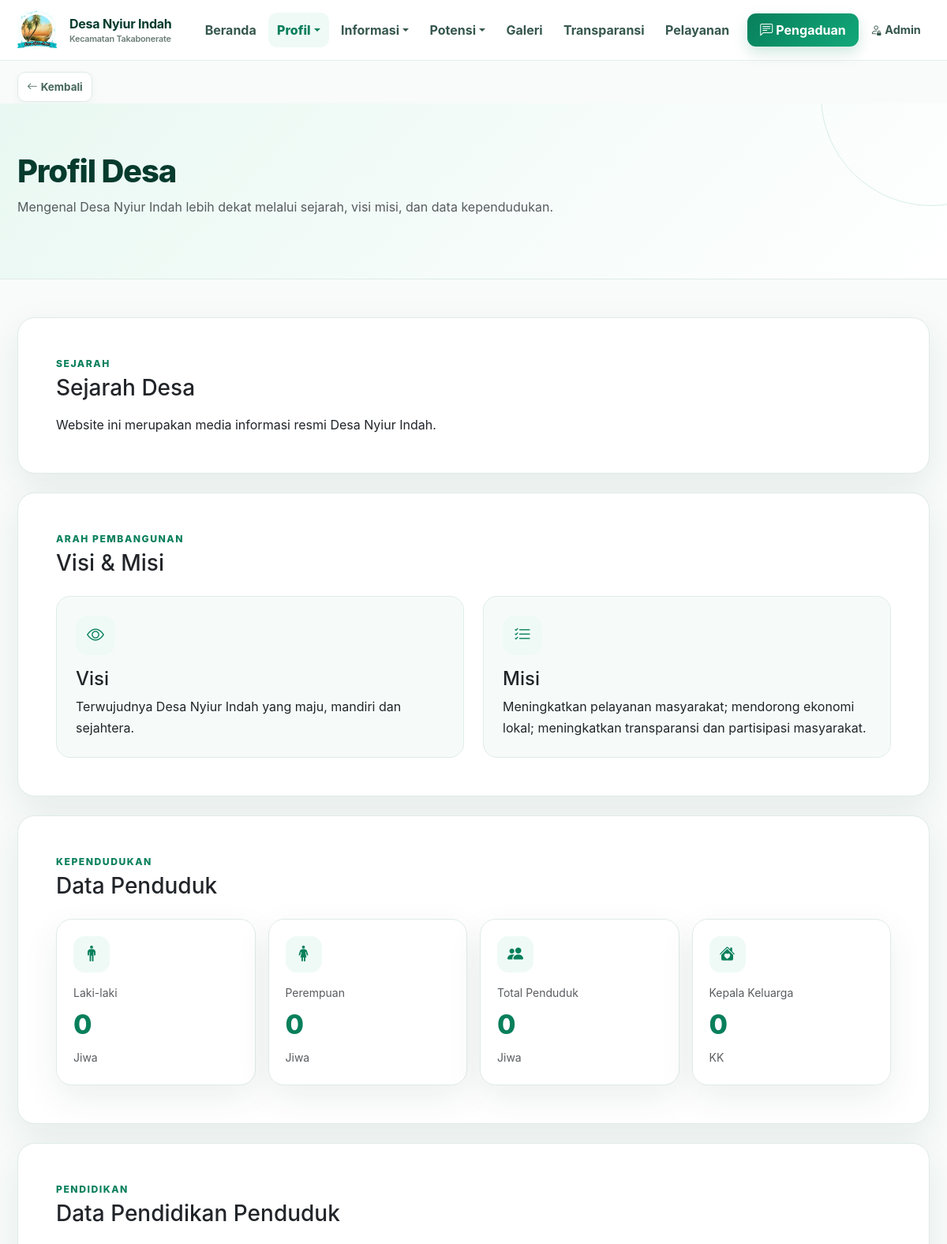
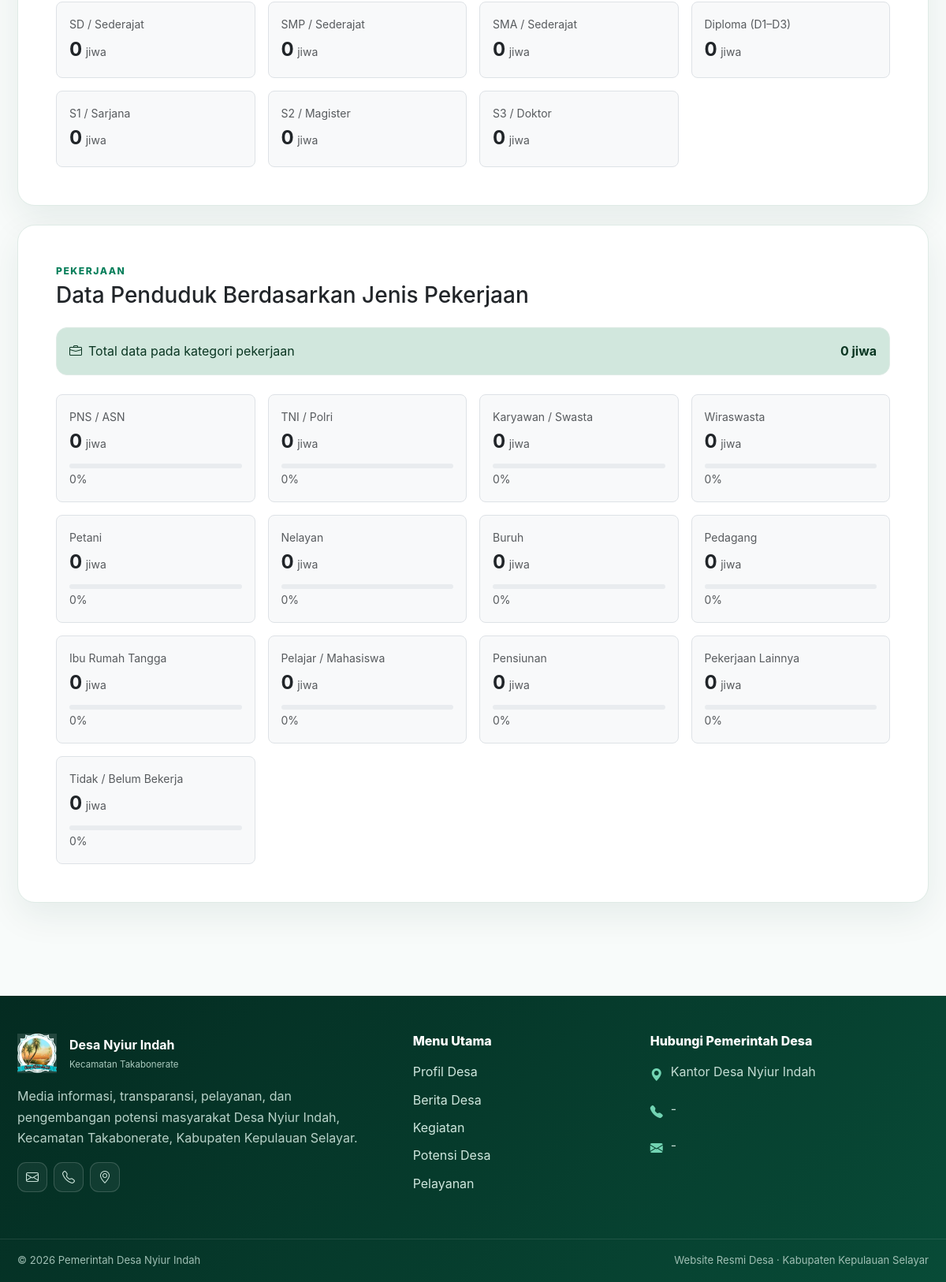
/profil.php, run on the app's committed database (2 pictures, top to bottom).
### tables this page shows
CREATE TABLE settings(id INT PRIMARY KEY DEFAULT 1,nama_desa VARCHAR(150),kecamatan VARCHAR(150),kabupaten VARCHAR(150),provinsi VARCHAR(150),alamat TEXT,telepon VARCHAR(50),email VARCHAR(120),whatsapp VARCHAR(50),kepala_desa VARCHAR(100),visi TEXT,misi TEXT,sejarah TEXT,sambutan TEXT,jumlah_penduduk INT UNSIGNED NOT NULL DEFAULT 0,penduduk_laki_laki INT UNSIGNED NOT NULL DEFAULT 0,penduduk_perempuan INT UNSIGNED NOT NULL DEFAULT 0,jumlah_kk INT UNSIGNED NOT NULL DEFAULT 0,pendidikan_sd INT UNSIGNED NOT NULL DEFAULT 0,pendidikan_smp INT UNSIGNED NOT NULL DEFAULT 0,pendidikan_sma INT UNSIGNED NOT NULL DEFAULT 0,pendidikan_d3 INT UNSIGNED NOT NULL DEFAULT 0,pendidikan_s1 INT UNSIGNED NOT NULL DEFAULT 0,pendidikan_s2 INT UNSIGNED NOT NULL DEFAULT 0,pendidikan_s3 INT UNSIGNED NOT NULL DEFAULT 0,pekerjaan_pns INT UNSIGNED NOT NULL DEFAULT 0,pekerjaan_tni_polri INT UNSIGNED NOT NULL DEFAULT 0,pekerjaan_karyawan INT UNSIGNED NOT NULL DEFAULT 0,pekerjaan_wiraswasta INT UNSIGNED NOT NULL DEFAULT 0,pekerjaan_petani INT UNSIGNED NOT NULL DEFAULT 0,pekerjaan_nelayan INT UNSIGNED NOT NULL DEFAULT 0,pekerjaan_buruh INT UNSIGNED NOT NULL DEFAULT 0,pekerjaan_pedagang INT UNSIGNED NOT NULL DEFAULT 0,pekerjaan_ibu_rumah_tangga INT UNSIGNED NOT NULL DEFAULT 0,pekerjaan_pelajar INT UNSIGNED NOT NULL DEFAULT 0,pekerjaan_pensiunan INT UNSIGNED NOT NULL DEFAULT 0,pekerjaan_lainnya INT UNSIGNED NOT NULL DEFAULT 0,pekerjaan_tidak_bekerja INT UNSIGNED NOT NULL DEFAULT 0,logo VARCHAR(255),updated_at TIMESTAMP DEFAULT CURRENT_TIMESTAMP ON UPDATE CURRENT_TIMESTAMP);

### app.php (called while the page is built, shortened)
<?php
function e($v){return htmlspecialchars((string)$v,ENT_QUOTES,'UTF-8');}

### profil.php (the view, shortened to what this page needs)
<?php
require 'includes/header.php';
$education=[
 'pendidikan_sd'=>'SD / Sederajat','pendidikan_smp'=>'SMP / Sederajat','pendidikan_sma'=>'SMA / Sederajat',
 'pendidikan_d3'=>'Diploma (D1–D3)','pendidikan_s1'=>'S1 / Sarjana','pendidikan_s2'=>'S2 / Magister','pendidikan_s3'=>'S3 / Doktor'
];
$jobs=[
 'pekerjaan_pns'=>'PNS / ASN','pekerjaan_tni_polri'=>'TNI / Polri','pekerjaan_karyawan'=>'Karyawan / Swasta','pekerjaan_wiraswasta'=>'Wiraswasta',
 'pekerjaan_petani'=>'Petani','pekerjaan_nelayan'=>'Nelayan','pekerjaan_buruh'=>'Buruh','pekerjaan_pedagang'=>'Pedagang',
 'pekerjaan_ibu_rumah_tangga'=>'Ibu Rumah Tangga','pekerjaan_pelajar'=>'Pelajar / Mahasiswa','pekerjaan_pensiunan'=>'Pensiunan',
 'pekerjaan_lainnya'=>'Pekerjaan Lainnya','pekerjaan_tidak_bekerja'=>'Tidak / Belum Bekerja'
];
$totalPekerjaan=0; foreach($jobs as $f=>$label){$totalPekerjaan+=(int)($set[$f]??0);}
?>
<section class="page-head"><div class="container"><h1 class="section-title">Profil Desa</h1><p class="text-muted">Mengenal Desa Nyiur Indah lebih dekat melalui sejarah, visi misi, dan data kependudukan.</p></div></section>
<main class="container py-5">
    <section class="card card-soft p-4 p-lg-5 mb-4">
        <div class="section-kicker mb-1">Sejarah</div><h3 class="mb-3">Sejarah Desa</h3>
        <div class="profile-prose"><?=nl2br(e($set['sejarah']??''))?></div>
    </section>
    <section class="card card-soft p-4 p-lg-5 mb-4">
        <div class="section-kicker mb-1">Arah Pembangunan</div><h3 class="mb-4">Visi & Misi</h3>
        <div class="row g-4"><div class="col-lg-6"><div class="profile-highlight h-100"><div class="feature-icon mb-3"><i class="bi bi-eye"></i></div><h4>Visi</h4><div class="profile-prose"><?=nl2br(e($set['visi']??''))?></div></div></div><div class="col-lg-6"><div class="profile-highlight h-100"><div class="feature-icon mb-3"><i class="bi bi-list-check"></i></div><h4>Misi</h4><div class="profile-prose"><?=nl2br(e($set['misi']??''))?></div></div></div></div>
    </section>
    <section class="card card-soft p-4 p-lg-5 mb-4">
        <div class="section-kicker mb-1">Kependudukan</div><h3 class="mb-4">Data Penduduk</h3>
        <div class="row g-3">
            <div class="col-6 col-md-3"><div class="stat"><div class="stat-icon"><i class="bi bi-person-standing"></i></div><small class="text-muted">Laki-laki</small><div class="dashboard-number"><?=number_format((int)($set['penduduk_laki_laki']??0),0,',','.')?></div><small class="text-muted">Jiwa</small></div></div>
            <div class="col-6 col-md-3"><div class="stat"><div class="stat-icon"><i class="bi bi-person-standing-dress"></i></div><small class="text-muted">Perempuan</small><div class="dashboard-number"><?=number_format((int)($set['penduduk_perempuan']??0),0,',','.')?></div><small class="text-muted">Jiwa</small></div></div>
            <div class="col-6 col-md-3"><div class="stat"><div class="stat-icon"><i class="bi bi-people-fill"></i></div><small class="text-muted">Total Penduduk</small><div class="dashboard-number"><?=number_format((int)($set['jumlah_penduduk']??0),0,',','.')?></div><small class="text-muted">Jiwa</small></div></div>
            <div class="col-6 col-md-3"><div class="stat"><div class="stat-icon"><i class="bi bi-house-heart-fill"></i></div><small class="text-muted">Kepala Keluarga</small><div class="dashboard-number"><?=number_format((int)($set['jumlah_kk']??0),0,',','.')?></div><small class="text-muted">KK</small></div></div>
        </div>
    </section>
    <section class="card card-soft p-4 p-lg-5 mb-4">
        <div class="section-kicker mb-1">Pendidikan</div><h3 class="mb-4">Data Pendidikan Penduduk</h3>
        <div class="row g-3"><?php foreach($education as $f=>$label): ?><div class="col-6 col-md-4 col-lg-3"><div class="border rounded-3 p-3 h-100 bg-light"><small class="text-muted d-block"><?=e($label)?></small><strong class="fs-4"><?=number_format((int)($set[$f]??0),0,',','.')?></strong> <small class="text-muted">jiwa</small></div></div><?php endforeach; ?></div>
    </section>
    <section class="card card-soft p-4 p-lg-5">
        <div class="section-kicker mb-1">Pekerjaan</div><h3 class="mb-4">Data Penduduk Berdasarkan Jenis Pekerjaan</h3>
        <div class="alert alert-success d-flex justify-content-between align-items-center flex-wrap gap-2 mb-4"><span><i class="bi bi-briefcase me-2"></i>Total data pada kategori pekerjaan</span><strong><?=number_format($totalPekerjaan,0,',','.')?> jiwa</strong></div>
        <div class="row g-3"><?php foreach($jobs as $f=>$label): $jumlah=(int)($set[$f]??0); $persen=$totalPekerjaan>0?round(($jumlah/$totalPekerjaan)*100,1):0; ?><div class="col-6 col-md-4 col-lg-3"><div class="border rounded-3 p-3 h-100 bg-light"><small class="text-muted d-block"><?=e($label)?></small><strong class="fs-4"><?=number_format($jumlah,0,',','.')?></strong> <small class="text-muted">jiwa</small><div class="progress mt-2" style="height:6px"><div class="progress-bar" style="width:<?=$persen?>%"></div></div><small class="text-muted"><?=$persen?>%</small></div></div><?php endforeach; ?></div>
    </section>
</main>
<?php require 'includes/footer.php'; ?>

### header.php (shortened to what this page needs)
<?php
require_once __DIR__.'/../config/database.php';
require_once __DIR__.'/../config/app.php';
$set=$pdo->query('SELECT * FROM settings WHERE id=1')->fetch();
$current=basename($_SERVER['PHP_SELF']);
function nav_active($files=[]){global $current; return in_array($current,$files,true)?'active':'';}
?>
<!doctype html>
<html lang="id">
<head>
<link href="https://cdn.jsdelivr.net/npm/bootstrap@5.3.3/dist/css/bootstrap.min.css" rel="stylesheet">
<link href="https://cdn.jsdelivr.net/npm/bootstrap-icons@1.11.3/font/bootstrap-icons.css" rel="stylesheet">
<link href="assets/css/style.css" rel="stylesheet">
</head>
<body>
<nav class="navbar navbar-expand-lg bg-white sticky-top">
  <div class="container">
    <a class="navbar-brand d-flex align-items-center gap-3" href="index.php" aria-label="Beranda Desa Nyiur Indah">
      <div>
        <img src="assets/img/logo.png" alt="Logo Desa Nyiur Indah"
        style="width:50px; height:50px; object-fit:contain;">
      </div>
      <div class="brand-copy">
        <strong>Desa Nyiur Indah</strong>
        <small>Kecamatan Takabonerate</small>
      </div>
    </a>
    <div class="collapse navbar-collapse" id="nav">
      <ul class="navbar-nav ms-auto align-items-lg-center gap-lg-1">
        <li class="nav-item"><a class="nav-link <?=nav_active(['index.php'])?>" href="index.php"><i class="bi bi-house-door me-1 d-lg-none"></i>Beranda</a></li>
        <li class="nav-item dropdown">
          <a class="nav-link dropdown-toggle <?=nav_active(['profil.php','pemerintahan.php','peta.php'])?>" href="#" data-bs-toggle="dropdown">Profil</a>
        </li>
        <li class="nav-item dropdown">
          <a class="nav-link dropdown-toggle <?=nav_active(['berita.php','berita_detail.php','kegiatan.php','pengumuman.php'])?>" href="#" data-bs-toggle="dropdown">Informasi</a>
        </li>
        <li class="nav-item dropdown">
          <a class="nav-link dropdown-toggle <?=nav_active(['potensi.php','umkm.php'])?>" href="#" data-bs-toggle="dropdown">Potensi</a>
        </li>
        <li class="nav-item"><a class="nav-link <?=nav_active(['galeri.php'])?>" href="galeri.php">Galeri</a></li>
        <li class="nav-item"><a class="nav-link <?=nav_active(['transparansi.php'])?>" href="transparansi.php">Transparansi</a></li>
        <li class="nav-item"><a class="nav-link <?=nav_active(['pelayanan.php'])?>" href="pelayanan.php">Pelayanan</a></li>
        <li class="nav-item ms-lg-2"><a class="btn btn-primary nav-cta" href="pengaduan.php"><i class="bi bi-chat-left-text me-1"></i>Pengaduan</a></li>
        <li class="nav-item"><a class="nav-link admin-link <?=nav_active(['login.php'])?>" href="login.php" title="Masuk panel admin"><i class="bi bi-person-lock me-1"></i>Admin</a></li>
      </ul>
    </div>
  </div>
</nav>
<?php if ($current !== 'index.php'): ?>
<div class="container breadcrumb-wrap">
  <a href="javascript:history.back()" class="back-button"><i class="bi bi-arrow-left me-1"></i>Kembali</a>
</div>
<?php endif; ?>

### footer.php (shortened to what this page needs)
<footer class="footer">
  <div class="container py-5">
    <div class="row g-4 g-lg-5">
      <div class="col-lg-5">
        <div class="footer-brand d-flex align-items-center gap-3 mb-3">
          <div class="brand-icon brand-icon-footer">
    <img src="assets/img/logo.png"
         alt="Logo Desa Nyiur Indah"
         style="width:50px; height:50px; object-fit:contain;">
</div>
          <div><strong>Desa Nyiur Indah</strong><small>Kecamatan Takabonerate</small></div>
        </div>
        <p class="footer-desc">Media informasi, transparansi, pelayanan, dan pengembangan potensi masyarakat Desa Nyiur Indah, Kecamatan Takabonerate, Kabupaten Kepulauan Selayar.</p>
        <div class="footer-social">
          <a href="mailto:<?=e($set['email']?:'')?>" aria-label="Email"><i class="bi bi-envelope"></i></a>
          <a href="tel:<?=e($set['telepon']?:'')?>" aria-label="Telepon"><i class="bi bi-telephone"></i></a>
          <a href="peta.php" aria-label="Lokasi"><i class="bi bi-geo-alt"></i></a>
        </div>
      </div>
      <div class="col-6 col-lg-3">
        <h6>Menu Utama</h6>
        <a href="profil.php">Profil Desa</a>
        <a href="berita.php">Berita Desa</a>
        <a href="kegiatan.php">Kegiatan</a>
        <a href="potensi.php">Potensi Desa</a>
        <a href="pelayanan.php">Pelayanan</a>
      </div>
      <div class="col-6 col-lg-4">
        <h6>Hubungi Pemerintah Desa</h6>
        <p class="footer-contact"><i class="bi bi-geo-alt-fill"></i><span><?=e($set['alamat']?:'-')?></span></p>
        <p class="footer-contact"><i class="bi bi-telephone-fill"></i><span><?=e($set['telepon']?:'-')?></span></p>
        <p class="footer-contact"><i class="bi bi-envelope-fill"></i><span><?=e($set['email']?:'-')?></span></p>
      </div>
    </div>
  </div>
  <div class="copyright">
    <div class="container d-flex flex-column flex-md-row justify-content-between gap-2 py-3">
      <span>© <?=date('Y')?> Pemerintah Desa Nyiur Indah</span>
      <span>Website Resmi Desa · Kabupaten Kepulauan Selayar</span>
    </div>
  </div>
</footer>
</body></html>

### style.css (style rules this page uses)
:root { --primary:#087f5b;--primary-2:#12a879;--primary-3:#065c42;--deep:#063b2d; --ink:#17382e;--muted:#6a7d76;--soft:#effaf6;--soft-2:#f6fbf9; --line:#dfebe6;--white:#fff;--shadow:0 16px 45px rgba(4,65,47,.08); --shadow-lg:0 24px 70px rgba(4,65,47,.13);--radius:20px; }
* { box-sizing:border-box }
html { scroll-behavior:smooth }
body { font-family:Inter,ui-sans-serif,system-ui,-apple-system,"Segoe UI",sans-serif;color:var(--ink);background:#f8fbfa;line-height:1.65 }
a { transition:.2s ease }
.container { max-width:1180px }
.navbar { z-index:1030;background:rgba(255,255,255,.96)!important;backdrop-filter:blur(16px);border-bottom:1px solid rgba(223,235,230,.8);min-height:76px }
.navbar-brand { letter-spacing:-.25px;color:var(--deep)!important }
.brand-copy { display:flex;flex-direction:column;line-height:1.15 }
.brand-copy strong { font-size:1rem }
.brand-copy small { font-size:.68rem;color:var(--muted);margin-top:4px;font-weight:600 }
.nav-link { font-weight:650;color:#36574e!important;border-radius:11px;padding:.55rem .7rem!important }
.nav-link:hover,.nav-link.active { background:var(--soft);color:var(--primary)!important }
.nav-link.active { font-weight:800 }
.nav-cta { border-radius:11px;padding:.58rem 1rem;font-weight:750 }
.admin-link { font-size:.9rem }
.btn-primary { background:linear-gradient(135deg,var(--primary),var(--primary-2));border:0;box-shadow:0 8px 18px rgba(8,127,91,.18);font-weight:700 }
.stat { background:#fff;border:1px solid var(--line);border-radius:20px;padding:21px;box-shadow:var(--shadow);height:100%;transition:.25s }
.stat-icon { width:46px;height:46px;border-radius:14px;background:var(--soft);color:var(--primary);display:grid;place-items:center;font-size:20px;margin-bottom:12px }
.section-title { font-weight:850;letter-spacing:-.7px;color:var(--deep) }
.section-kicker { color:var(--primary);font-size:.76rem;font-weight:850;text-transform:uppercase;letter-spacing:1.5px }
.card-soft { border:1px solid var(--line);border-radius:22px;box-shadow:var(--shadow);height:100%;background:#fff;overflow:hidden;transition:.25s }
.feature-icon { width:50px;height:50px;border-radius:15px;background:var(--soft);color:var(--primary);display:grid;place-items:center;font-size:22px }
.page-head { background:linear-gradient(135deg,#e9f8f2,#fff);padding:62px 0;border-bottom:1px solid var(--line);position:relative;overflow:hidden }
.page-head:after { content:"";position:absolute;width:280px;height:280px;border-radius:50%;border:1px solid #d6eee5;right:-120px;top:-150px }
.page-head h1 { font-weight:850;letter-spacing:-1.2px;position:relative;z-index:1 }
.page-head p { max-width:720px;color:var(--muted);position:relative;z-index:1 }
.breadcrumb-wrap { padding-top:14px;padding-bottom:2px }
.back-button { display:inline-flex;align-items:center;border:1px solid var(--line);background:#fff;color:#46665c;text-decoration:none;border-radius:10px;padding:.42rem .7rem;font-size:.84rem;font-weight:700;box-shadow:0 4px 12px rgba(4,65,47,.04) }
.alert { border-radius:14px;border:1px solid var(--line) }
.footer { background:linear-gradient(135deg,#042b21,#084b37);color:#fff;margin-top:70px }
.footer-brand strong { display:block }
.footer-brand small { display:block;color:#a9c9bd;font-size:.72rem;margin-top:3px }
.brand-icon-footer { background:rgba(255,255,255,.12);box-shadow:none }
.footer-desc { color:#b8d2c9;max-width:520px }
.footer h6 { font-weight:800;margin-bottom:16px }
.footer a { display:block;color:#cfe7de;text-decoration:none;margin:9px 0 }
.footer-social { display:flex;gap:8px;margin-top:18px }
.footer-social a { width:38px;height:38px;border:1px solid rgba(255,255,255,.16);border-radius:11px;display:grid;place-items:center;margin:0;background:rgba(255,255,255,.05) }
.footer-contact { display:flex;gap:10px;color:#c3dcd3 }
.footer-contact i { color:#72d4b3;margin-top:4px }
.copyright { border-top:1px solid rgba(255,255,255,.1);color:#9fbfb4;font-size:.82rem }
.dashboard-number { font-size:34px;font-weight:850;color:var(--primary) }
.profile-prose { white-space:normal }
.profile-highlight { background:var(--soft-2);border:1px solid var(--line);border-radius:18px;padding:24px }

### data on the page
settings: sejarah "Website ini merupakan media informasi resmi Desa Nyiur Indah.", visi "Terwujudnya Desa Nyiur Indah yang maju, mandiri dan sejahtera.", misi "Meningkatkan pelayanan masyarakat; mendorong ekonomi lokal; meningkatkan transparansi dan partisipasi masyarakat.", penduduk_laki_laki "0", penduduk_perempuan "0", jumlah_penduduk "0", jumlah_kk "0", pendidikan_sd "0", pendidikan_smp "0", pendidikan_sma "0", pendidikan_d3 "0", pendidikan_s1 "0", pendidikan_s2 "0", pendidikan_s3 "0", pekerjaan_pns "0", pekerjaan_tni_polri "0", pekerjaan_karyawan "0", pekerjaan_wiraswasta "0", pekerjaan_petani "0", pekerjaan_nelayan "0", pekerjaan_buruh "0", pekerjaan_pedagang "0", pekerjaan_ibu_rumah_tangga "0", pekerjaan_pelajar "0", pekerjaan_pensiunan "0", pekerjaan_lainnya "0", pekerjaan_tidak_bekerja "0", alamat "Kantor Desa Nyiur Indah", telepon "-", email "-"

### other printed values
$label "SD / Sederajat"
$label "SMP / Sederajat"
$label "SMA / Sederajat"
$label "Diploma (D1–D3)"
$label "S1 / Sarjana"
$label "S2 / Magister"
$label "S3 / Doktor"
$totalPekerjaan "0"
$label "PNS / ASN"
$persen "0"
$label "TNI / Polri"
$label "Karyawan / Swasta"
$label "Wiraswasta"
$label "Petani"
$label "Nelayan"
